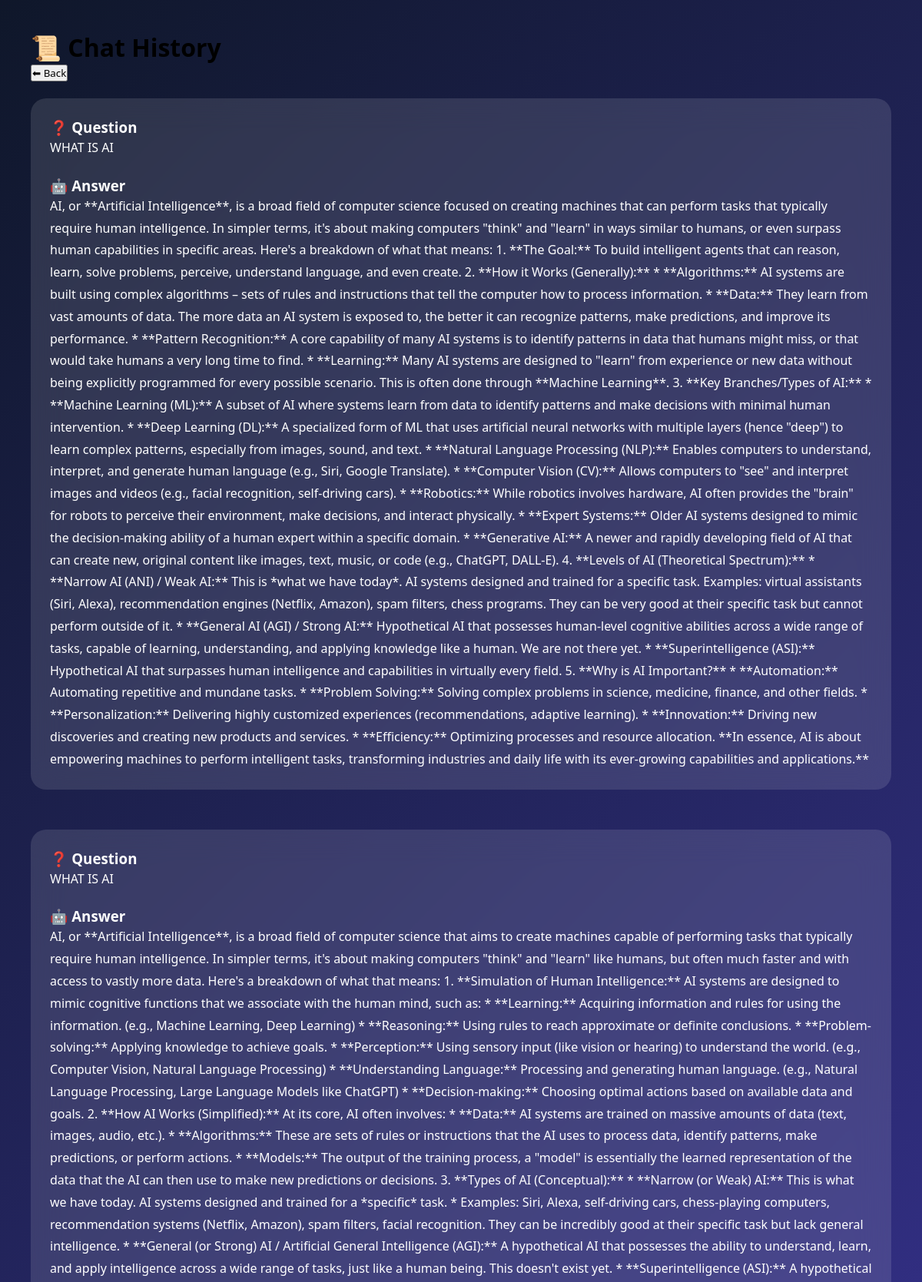
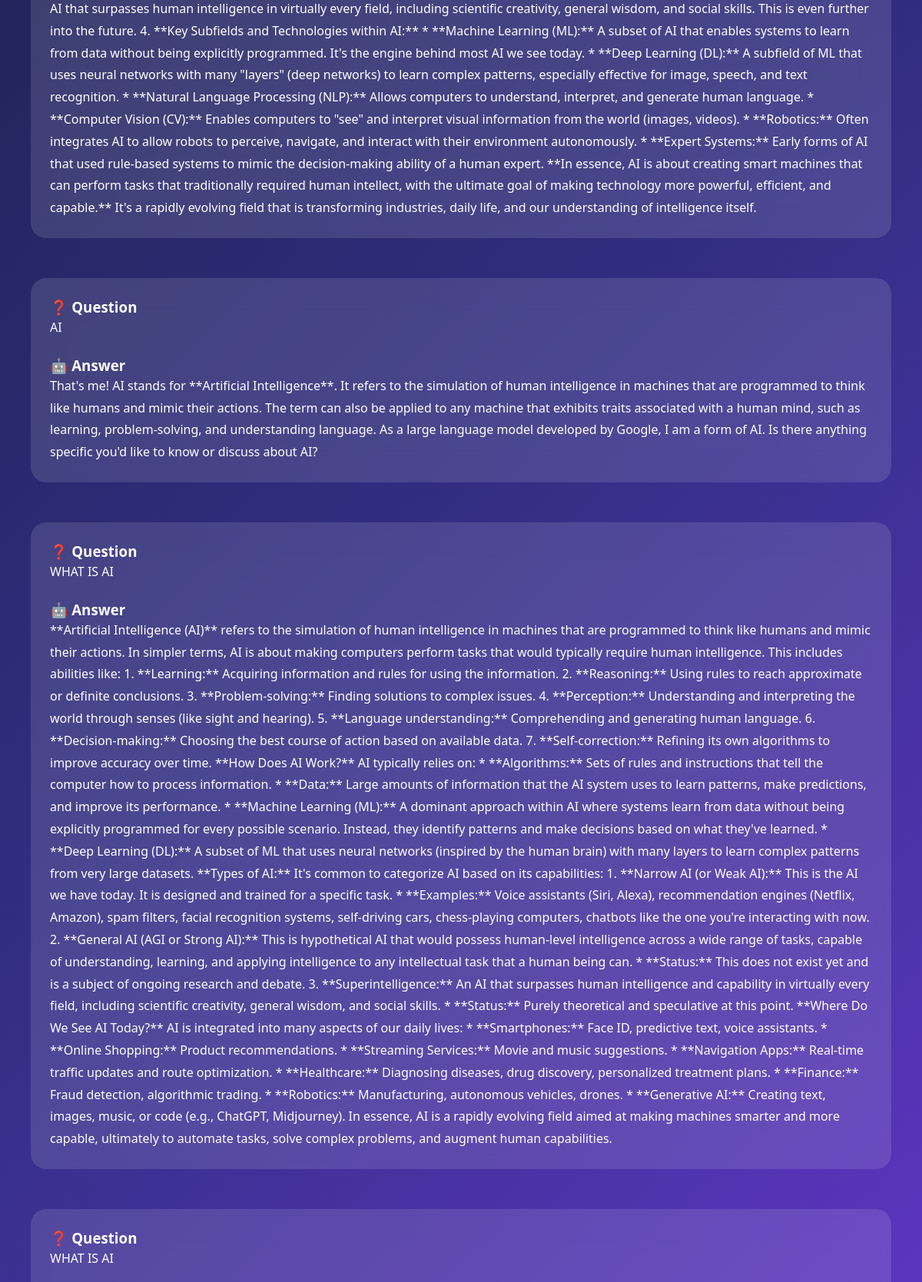
The app's page /history (upper part) with its own data (2 pictures, top to bottom).
### tables this page shows
CREATE TABLE chats(
        id INTEGER PRIMARY KEY AUTOINCREMENT,
        question TEXT,
        answer TEXT
    );

### app.py (the view)
@app.route("/history")
def history():
    conn = sqlite3.connect("chatbot.db")
    cur = conn.cursor()
    cur.execute(
        "SELECT * FROM chats ORDER BY id DESC"
    )
    chats = cur.fetchall()
    conn.close()
    return render_template(
        "history.html",
        chats=chats
    )

### templates/history.html (shortened to what this page needs)
<!DOCTYPE html>
<html>
<head>
<link rel="stylesheet"
href="{{ url_for('static', filename='style.css') }}">
</head>
<body>
<div class="main">
<h1>📜 Chat History</h1>
<a href="/">
<button class="action-btn">
⬅ Back
</button>
</a>
<br><br>
{% for chat in chats %}
<div class="response-card">
<h3>❓ Question</h3>
<p>{{ chat[1] }}</p>
<br>
<h3>🤖 Answer</h3>
<p>{{ chat[2] }}</p>
</div>
<br>
{% endfor %}
</div>
</body>
</html>

### static/style.css (style rules this page uses)
* { margin:0; padding:0; box-sizing:border-box; font-family:'Segoe UI',sans-serif; }
body { background:linear-gradient( 135deg, #0f172a, #312e81, #7c3aed ); min-height:100vh; }
.main { flex:1; padding:40px; }
.response-card { background:rgba(255,255,255,.12); backdrop-filter:blur(20px); border-radius:20px; padding:25px; color:white; margin-bottom:30px; }
.response-card p { line-height:1.8; }

### records on screen
chats: question "WHAT IS AI", answer "AI, or **Artificial Intelligence**, is a broad field of computer science focused on creating machines that can perform tasks that typically require human intelligence. In simpler terms, it's about making computers \"think\" and \"learn\" in ways similar to humans, or even surpass human capabilities in specific areas. Here's a breakdown of what that means: 1. **The Goal:** To build intelligent agents that can reason, learn, solve problems, perceive, understand language, and even create. 2. **How it Works (Generally):** * **Algorithms:** AI systems are built using complex algorithms – sets of rules and instructions that tell the computer how to process information. * **Data:** They learn from…"
chats: question "WHAT IS AI", answer "AI, or **Artificial Intelligence**, is a broad field of computer science that aims to create machines capable of performing tasks that typically require human intelligence. In simpler terms, it's about making computers \"think\" and \"learn\" like humans, but often much faster and with access to vastly more data. Here's a breakdown of what that means: 1. **Simulation of Human Intelligence:** AI systems are designed to mimic cognitive functions that we associate with the human mind, such as: * **Learning:** Acquiring information and rules for using the information. (e.g., Machine Learning, Deep Learning) * **Reasoning:** Using rules to reach approximate or definite conclusions. *…"
chats: question "AI", answer "That's me! AI stands for **Artificial Intelligence**. It refers to the simulation of human intelligence in machines that are programmed to think like humans and mimic their actions. The term can also be applied to any machine that exhibits traits associated with a human mind, such as learning, problem-solving, and understanding language. As a large language model developed by Google, I am a form of AI. Is there anything specific you'd like to know or discuss about AI?"
chats: question "WHAT IS AI", answer "**Artificial Intelligence (AI)** refers to the simulation of human intelligence in machines that are programmed to think like humans and mimic their actions. In simpler terms, AI is about making computers perform tasks that would typically require human intelligence. This includes abilities like: 1. **Learning:** Acquiring information and rules for using the information. 2. **Reasoning:** Using rules to reach approximate or definite conclusions. 3. **Problem-solving:** Finding solutions to complex issues. 4. **Perception:** Understanding and interpreting the world through senses (like sight and hearing). 5. **Language understanding:** Comprehending and generating human language. 6.…"
chats: question "WHAT IS AI"
